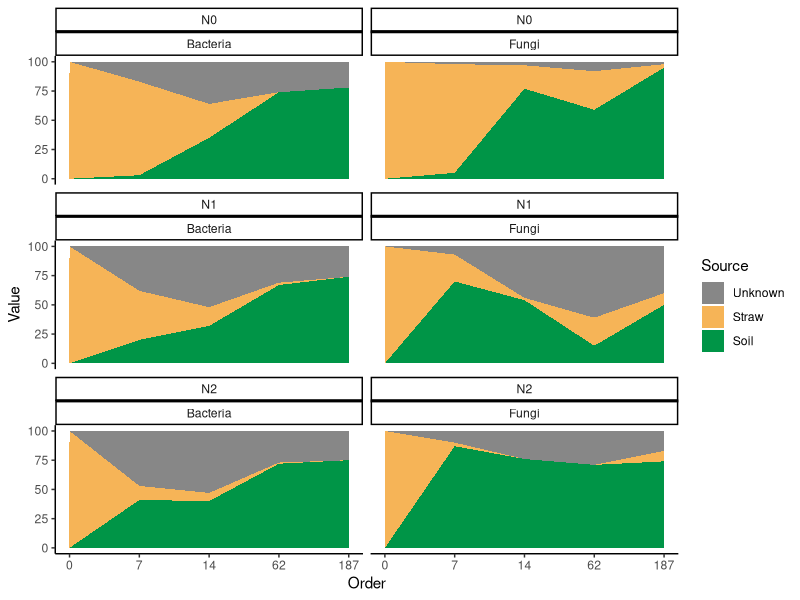
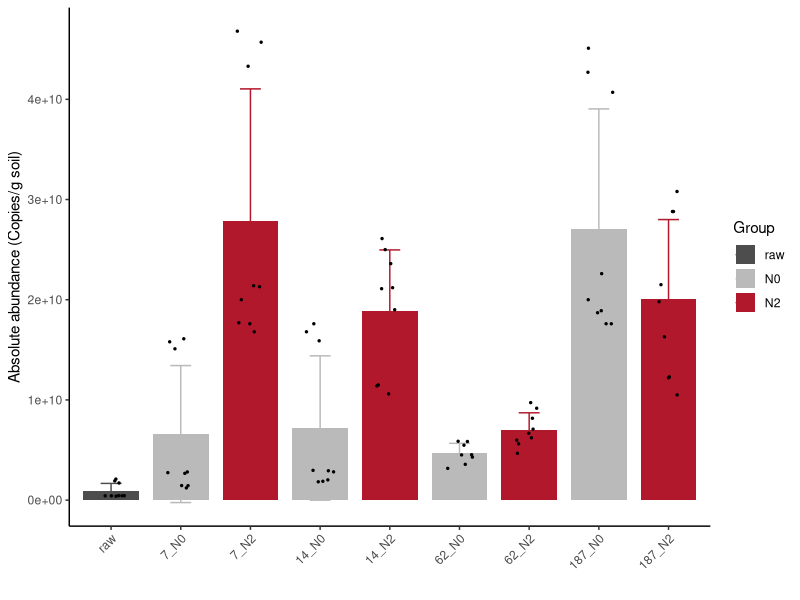
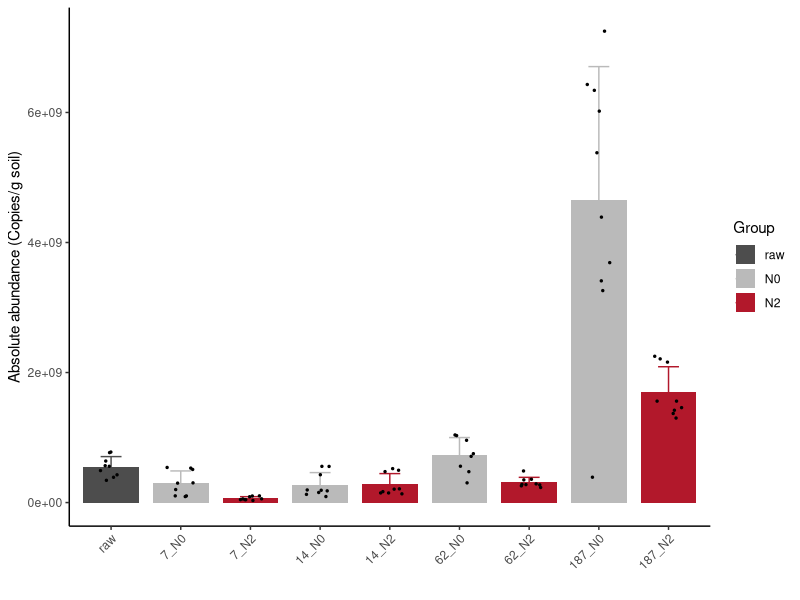
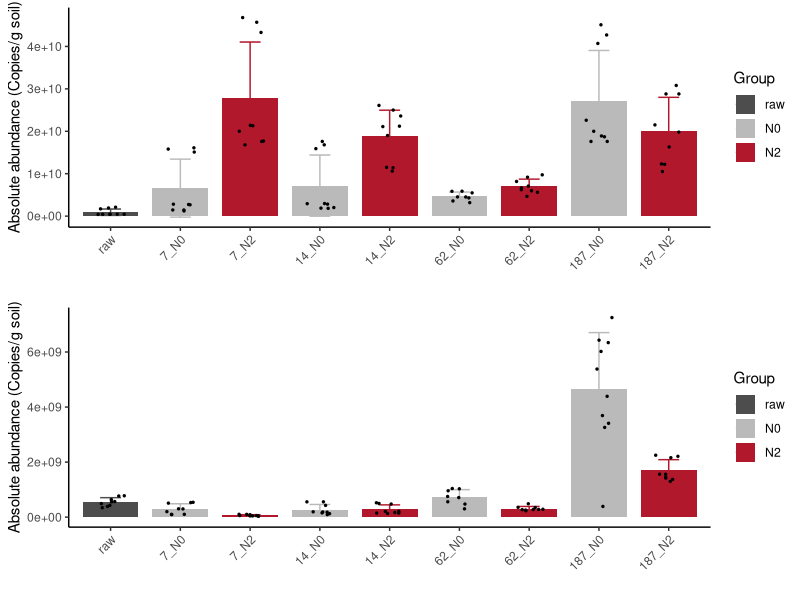
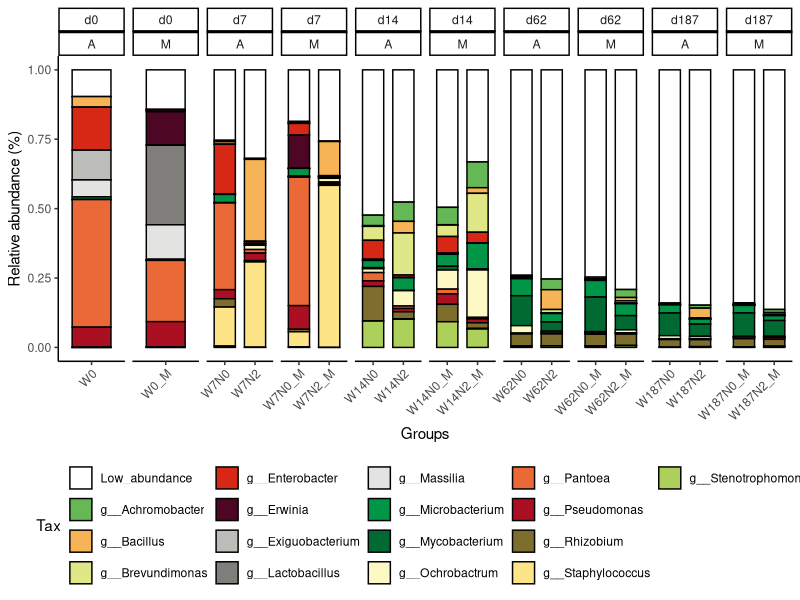
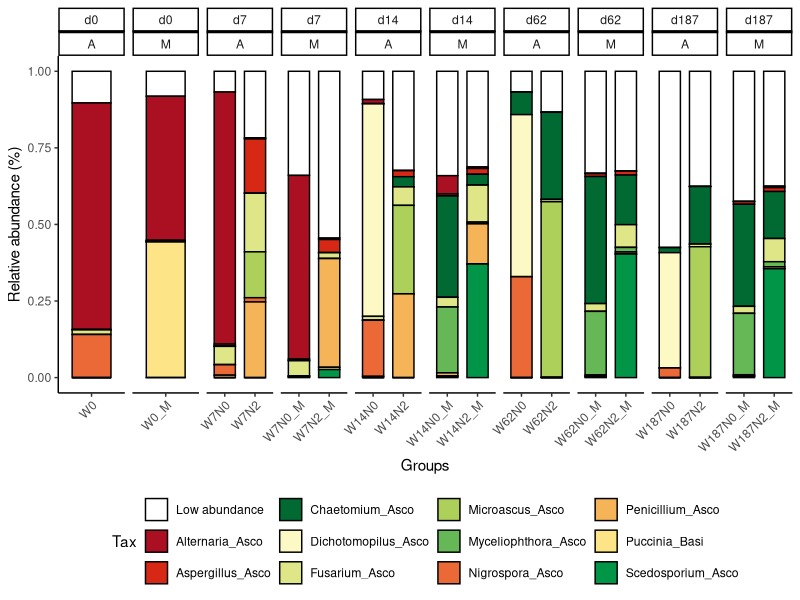
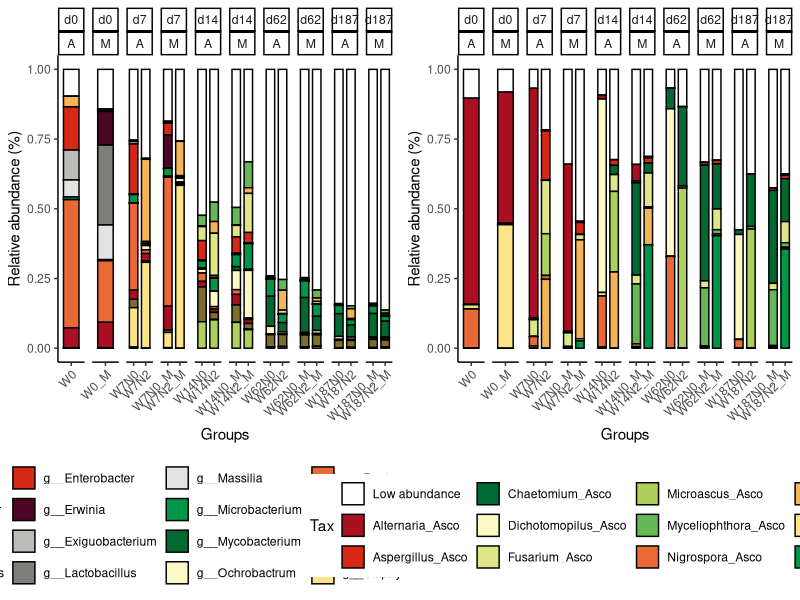
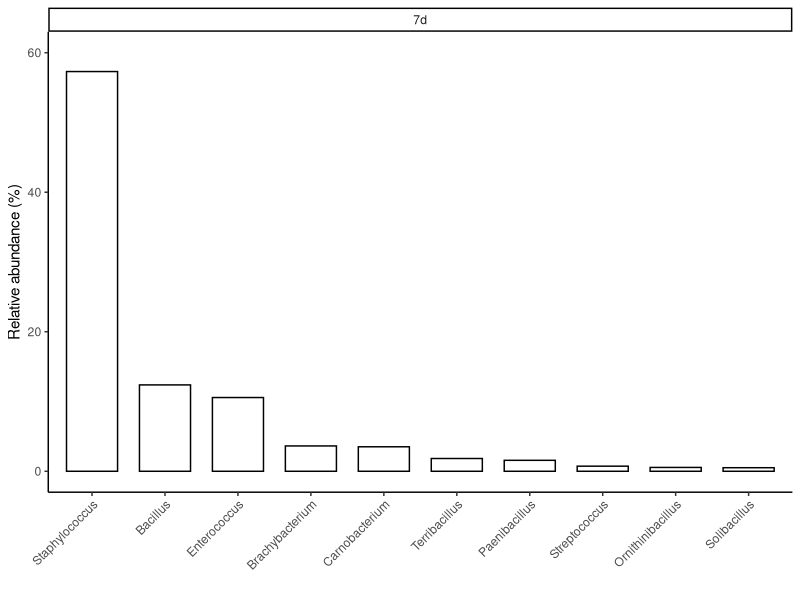

The R source for these figures, in order:
## ---- chunk 1
knitr::opts_chunk$set(
  collapse = TRUE,
  comment = "#>")
## ---- chunk 2
library(ggplot2)

#FEAST data
data=read.table("FEAST_data.csv",header = T, row.names=1,sep = ",")
data$Source<-factor(data$Source,levels=c("Unknown","Straw","Soil"), labels = c("Unknown","Straw","Soil"))
custom_labels <- c("0","7", "14", "62", "187")

#plot
p=ggplot(data, aes(x = Order, y = Value, fill = Source)) +
  geom_area() +facet_wrap(~Treatment+Domain, ncol = 2, scale = 'fixed')+theme_bw()+scale_fill_manual(values=c("#878787","#F6B457","#009547"))+theme(panel.grid.major=element_blank(),panel.grid.minor=element_blank())+theme(legend.position = "none",text = element_text(size = 15))+scale_x_continuous(labels = custom_labels)+theme_classic()
p

group="FEAST"
width = 230
height = 110
ggsave(paste0("",group,".pdf"), p, width = width, height = height,units = "mm")
ggsave(paste0("",group,".JPEG"), p, width = width, height = height,units = "mm")
## ---- chunk 3
library(ggplot2)
library(cowplot)
library(ggpubr)
library(magrittr)
library(dplyr)

#Bact
rate<-read.csv("bact_copies.csv",row.names = 1)
mean<-aggregate(rate[,2],by=list(rate[,1]),FUN=mean)
rownames(mean)<-mean[,1]
sd<-aggregate(rate[,2],by=list(rate[,1]),FUN=sd)
rownames(sd)<-sd[,1]
data<-cbind(mean,sd)
data<-data[,-3]
colnames(data)<-c("Treatment","Mean","Se")
data$Group <- c("N0","N2","N0","N2","N0","N2","N0","N2","raw")

rate$Treatment<-factor(rate$Treatment,levels=c("raw","7_N0","7_N2","14_N0","14_N2","62_N0","62_N2","187_N0","187_N2"), labels =c("raw","7_N0","7_N2","14_N0","14_N2","62_N0","62_N2","187_N0","187_N2"))
rate$Group<-factor(rate$Group,levels=c("raw","N0","N2"), labels =c("raw","N0","N2"))
data$Treatment<-factor(data$Treatment,levels=c("raw","7_N0","7_N2","14_N0","14_N2","62_N0","62_N2","187_N0","187_N2"), labels =c("raw","7_N0","7_N2","14_N0","14_N2","62_N0","62_N2","187_N0","187_N2"))
data$Group<-factor(data$Group,levels=c("raw","N0","N2"), labels =c("raw","N0","N2"))

#plot
p1=ggplot()+geom_bar(data=data,mapping=aes(x=Treatment,y=Mean,fill=Group),size = 1.2,alpha=1,position="dodge", stat="identity",width = 0.8)+       scale_color_manual(values=c("#4D4D4D","#BABABA","#B2182B"))+  scale_fill_manual(values=c("#4D4D4D","#BABABA","#B2182B"))+ geom_errorbar(data=data,aes(x = Treatment,ymin = Mean-Se, ymax = Mean+Se,color=Group), width = 0.3,size=0.5)+geom_jitter(data=rate,mapping=aes(x=Treatment,y=Copy),color="black",size = 0.5,height = 0.02,width = 0.2)+theme_classic()+ labs(y="Absolute abundance (Copies/g soil)", x="")+  theme(panel.grid.major=element_blank(),panel.grid.minor=element_blank())+  theme(axis.text=element_text(colour='black',size=11))+theme_classic()+theme(axis.text.x = element_text(angle = 45, hjust = 1))
p1

#Statistical test
# rate$Treatment <- factor(rate$Treatment)
# group <- levels(rate$Treatment)
# group1 <- NULL
# group2 <- NULL
# p <- NULL
# for (i in 1:(length(group) - 1)) {
#     for (j in (i + 1):length(group)) {
#         group1 <- c(group1, group[i])
#         group2 <- c(group2, group[j])
#         group_ij <- subset(rate, Treatment %in% c(group[i], group[j]))
#         group_ij$Treatment <- factor(group_ij$Treatment, levels = c(group[i], group[j]))
#         wilcox_test <- wilcox.test(Copy ~ Treatment, data = group_ij, alternative = 'two.sided', conf.level = 0.95)
#         p <- c(p, wilcox_test$p.value)
#     }
# }
# result <- data.frame(group1, group2, p)
# result$padj <- p.adjust(result$p, method = 'BH') 
# result

#Fungi
#data
rate<-read.csv("fungi_copies.csv",row.names = 1)
mean<-aggregate(rate[,2],by=list(rate[,1]),FUN=mean)
rownames(mean)<-mean[,1]
sd<-aggregate(rate[,2],by=list(rate[,1]),FUN=sd)
rownames(sd)<-sd[,1]
data<-cbind(mean,sd)
data<-data[,-3]
colnames(data)<-c("Treatment","Mean","Se")
data$Group <- c("N0","N2","N0","N2","N0","N2","N0","N2","raw")

rate$Treatment<-factor(rate$Treatment,levels=c("raw","7_N0","7_N2","14_N0","14_N2","62_N0","62_N2","187_N0","187_N2"), labels =c("raw","7_N0","7_N2","14_N0","14_N2","62_N0","62_N2","187_N0","187_N2"))
rate$Group<-factor(rate$Group,levels=c("raw","N0","N2"), labels =c("raw","N0","N2"))
data$Treatment<-factor(data$Treatment,levels=c("raw","7_N0","7_N2","14_N0","14_N2","62_N0","62_N2","187_N0","187_N2"), labels =c("raw","7_N0","7_N2","14_N0","14_N2","62_N0","62_N2","187_N0","187_N2"))
data$Group<-factor(data$Group,levels=c("raw","N0","N2"), labels =c("raw","N0","N2"))

#plot
p2=ggplot()+geom_bar(data=data,mapping=aes(x=Treatment,y=Mean,fill=Group),size = 1.2,alpha=1,position="dodge", stat="identity",width = 0.8)+scale_color_manual(values=c("#4D4D4D","#BABABA","#B2182B"))+  scale_fill_manual(values=c("#4D4D4D","#BABABA","#B2182B"))+ geom_errorbar(data=data,aes(x = Treatment,ymin = Mean-Se, ymax = Mean+Se,color=Group), width = 0.3,size=0.5)+geom_jitter(data=rate,mapping=aes(x=Treatment,y=Copy),color="black",size = 0.5,height = 0.02,width = 0.2)+theme_classic()+ labs(y="Absolute abundance (Copies/g soil)", x="")+  theme(panel.grid.major=element_blank(),panel.grid.minor=element_blank())+  theme(axis.text=element_text(colour='black',size=11))+theme_classic()+theme(axis.text.x = element_text(angle = 45, hjust = 1))
p2

#Statistical test
# rate$Treatment <- factor(rate$Treatment)
# group <- levels(rate$Treatment)
# group1 <- NULL
# group2 <- NULL
# p <- NULL
# for (i in 1:(length(group) - 1)) {
#     for (j in (i + 1):length(group)) {
#         group1 <- c(group1, group[i])
#         group2 <- c(group2, group[j])
#         group_ij <- subset(rate, Treatment %in% c(group[i], group[j]))
#         group_ij$Treatment <- factor(group_ij$Treatment, levels = c(group[i], group[j]))
#         wilcox_test <- wilcox.test(Copy ~ Treatment, data = group_ij, alternative = 'two.sided', conf.level = 0.95)
#         p <- c(p, wilcox_test$p.value)
#     }
# }
# result <- data.frame(group1, group2, p)
# result$padj <- p.adjust(result$p, method = 'BH') 
# result

qPCR <- plot_grid(p1,p2,ncol = 1,nrow=2,align ="h")
qPCR
group="qPCR"
width = 100
height = 170
ggsave(paste0("",group,".pdf"), qPCR, width = width, height = height,units = "mm")
ggsave(paste0("",group,".JPEG"), qPCR, width = width, height = height,units = "mm")
## ---- chunk 4
library(ggplot2)
library(reshape2)
library(cowplot)

#Bacteria
design = read.table("tax_design.txt", header=T, row.names= 1, sep="\t")
abundance = read.delim("otu_taxon_Genus.bactTop16_wheat.txt", row.names= 1,  header=T, sep="\t")
idx = rownames(design) %in% colnames(abundance) 
design = design[idx,]
abundance= abundance[, rownames(design)] 

abundance <- as.data.frame(t(abundance))
data_design=cbind(abundance,design)
melt_data <- melt(data_design,id.vars = c("Group","Time","Treatment","Method"),variable.name = "Tax",value.name = "RA")

melt_data$Group<-factor(melt_data$Group,levels=c("W0","W0_M","W7N0","W7N0_M","W7N2","W7N2_M","W14N0","W14N0_M","W14N2","W14N2_M","W62N0","W62N0_M","W62N2","W62N2_M","W187N0","W187N0_M","W187N2","W187N2_M"), labels =c("W0","W0_M","W7N0","W7N0_M","W7N2","W7N2_M","W14N0","W14N0_M","W14N2","W14N2_M","W62N0","W62N0_M","W62N2","W62N2_M","W187N0","W187N0_M","W187N2","W187N2_M"))
melt_data$Time<-factor(melt_data$Time,levels=c("d0","d7","d14","d62","d187"), labels =c("d0","d7","d14","d62","d187"))

color <- c("white","#66B857","#F6B457","#DFE787","#D72816","#4E0625","#BCBCB9","#7F7E7A","#E3E3E2","#009547","#006A32","#FDF9C4","#EB6937","#AB1022","#7D6E2E","#FDE587","#ADD05B") 


p1 = ggplot(melt_data, aes(Group,RA,fill=Tax)) + 
  geom_bar(stat = "identity",width=0.7,color = 'black')+ 
  xlab("Groups")+ylab("Relative abundance (%)") +theme_classic()+ theme(axis.text.x = element_text(angle = 45, hjust = 1))+facet_wrap( ~ Time+Method,scales="free_x",ncol=10)+scale_fill_manual(name = "Tax",values = color)+theme(legend.position = "bottom")
p1


#Fungi
design = read.table("tax_design.txt", header=T, row.names= 1, sep="\t")
abundance = read.delim("otu_taxon_Genus.fungiTop11_wheat.txt", row.names= 1,  header=T, sep="\t")

idx = rownames(design) %in% colnames(abundance) 
design = design[idx,]
abundance= abundance[, rownames(design)] 

abundance <- as.data.frame(t(abundance))
data_design=cbind(abundance,design)
melt_data <- melt(data_design,id.vars = c("Group","Time","Treatment","Method"),variable.name = "Tax",value.name = "RA")

melt_data$Group<-factor(melt_data$Group,levels=c("W0","W0_M","W7N0","W7N0_M","W7N2","W7N2_M","W14N0","W14N0_M","W14N2","W14N2_M","W62N0","W62N0_M","W62N2","W62N2_M","W187N0","W187N0_M","W187N2","W187N2_M"), labels =c("W0","W0_M","W7N0","W7N0_M","W7N2","W7N2_M","W14N0","W14N0_M","W14N2","W14N2_M","W62N0","W62N0_M","W62N2","W62N2_M","W187N0","W187N0_M","W187N2","W187N2_M"))
melt_data$Time<-factor(melt_data$Time,levels=c("d0","d7","d14","d62","d187"), labels =c("d0","d7","d14","d62","d187"))

color <- c("white","#AB1022","#D72816","#006A32","#FDF9C4","#DEE687","#ADD05B","#66B857","#EB6937","#F6B458","#FDE587","#009547") 

p2 = ggplot(melt_data, aes(Group,RA,fill=Tax)) + 
  geom_bar(stat = "identity",width=0.7,color = 'black')+ 
  xlab("Groups")+ylab("Relative abundance (%)") +theme_classic()+ theme(axis.text.x = element_text(angle = 45, hjust = 1))+facet_wrap( ~ Time+Method,scales="free_x",ncol=10)+scale_fill_manual(name = "Tax",values = color)+theme(legend.position = "bottom")
p2


RA <- plot_grid(p1,p2,ncol = 2,nrow=1,align ="h")
RA

group="RA"
width = 350
height = 140
ggsave(paste0("",group,".pdf"), RA, width = width, height = height,units = "mm")
ggsave(paste0("",group,".JPEG"), RA, width = width, height = height,units = "mm")
## ---- chunk 5
library(ggplot2)
library(cowplot)

#data
data <- read.delim('Bar_plot.txt', row.names = 1, sep = '\t', stringsAsFactors = FALSE, check.names = FALSE)

#绘图
sub_data=subset(data, data$Time%in% c("7d"))
p1=ggplot(sub_data, mapping = aes(x=reorder(Genus,-RA),y=RA)) + 
geom_bar(stat="identity",width=0.7,color="black",fill="white")+facet_wrap( ~ Time,scale="free",ncol=4)+theme_classic()+theme(axis.text.x = element_text(angle = 45, hjust = 1))+theme(legend.position = "none")+ylim(0,60)+ylab("Relative abundance (%)")+xlab("")
p1

sub_data=subset(data, data$Time%in% c("14d"))
p2=ggplot(sub_data, mapping = aes(x=reorder(Genus,-RA),y=RA,fill=Genus)) + 
geom_bar(stat="identity",width=0.7,color="black",fill="white")+facet_wrap( ~ Time,scale="free",ncol=4)+theme_classic()+theme(axis.text.x = element_text(angle = 45, hjust = 1))+theme(legend.position = "none")+ylim(0,40)+ylab("Relative abundance (%)")+xlab("")
p2

sub_data=subset(data, data$Time%in% c("62d"))
p3=ggplot(sub_data, mapping = aes(x=reorder(Genus,-RA),y=RA,fill=Genus)) + 
geom_bar(stat="identity",width=0.7,color="black",fill="white")+facet_wrap( ~ Time,scale="free",ncol=4)+theme_classic()+theme(axis.text.x = element_text(angle = 45, hjust = 1))+theme(legend.position = "none")+ylim(0,20)+ylab("Relative abundance (%)")+xlab("")
p3

sub_data=subset(data, data$Time%in% c("187d"))
p4=ggplot(sub_data, mapping = aes(x=reorder(Genus,-RA),y=RA,fill=Genus)) + 
geom_bar(stat="identity",width=0.7,color="black",fill="white")+facet_wrap( ~ Time,scale="free",ncol=4)+theme_classic()+theme(axis.text.x = element_text(angle = 45, hjust = 1))+theme(legend.position = "none")+ylim(0,40)+ylab("Relative abundance (%)")+xlab("")
p4

bar <- plot_grid(p1,p2,p3,p4,ncol = 4,nrow=1,align ="h",rel_widths = c(2,2,2,1.5))
bar

#volcano
D7 <- read.delim('DESeq2_7d_new.txt', row.names = 1, sep = '\t', stringsAsFactors = FALSE, check.names = FALSE)
D7$Time <- "D7"
D14 <- read.delim('DESeq2_14d_new.txt', row.names = 1, sep = '\t', stringsAsFactors = FALSE, check.names = FALSE)
D14$Time <- "D14"
D62 <- read.delim('DESeq2_62d_new.txt', row.names = 1, sep = '\t', stringsAsFactors = FALSE, check.names = FALSE)
D62$Time <- "D62"
D187 <- read.delim('DESeq2_187d_new.txt', row.names = 1, sep = '\t', stringsAsFactors = FALSE, check.names = FALSE)
D187$Time <- "D187"
deseq_res=rbind(D7,D14,D62,D187)

#classify the statistic groups according to ( |log2FC| >= 1 & FDR p-value < 0.05 )
deseq_res$sig <- ifelse(abs(deseq_res$baseMean) >= 2 & deseq_res$padj <= 0.05, 'sig', 'nonsig')
deseq_res$sig[is.na(deseq_res$sig)] <- "nonsig"
deseq_res$group <- paste(deseq_res$id, deseq_res$sig, sep = "_")

deseq_res$Time<-factor(deseq_res$Time,levels=c("D7", "D14","D62","D187"), labels = c("D7", "D14","D62","D187"))
deseq_res$group<-factor(deseq_res$group,levels=c("AA_sig", "CBM_sig","CE_sig","GH_sig","GT_sig","PL_sig","AA_nonsig", "CBM_nonsig","CE_nonsig","GH_nonsig","GT_nonsig","PL_nonsig"), labels = c("AA_sig", "CBM_sig","CE_sig","GH_sig","GT_sig","PL_sig","AA_nonsig", "CBM_nonsig","CE_nonsig","GH_nonsig","GT_nonsig","PL_nonsig"))

#vertical axis is Log10 Relative abundance
volcano <- ggplot(deseq_res, aes(-log2FoldChange, log((100*baseMean / sum(deseq_res$baseMean)), 10))) +
geom_point(aes(color = group), alpha = 0.6, size=1.8) +
coord_cartesian(xlim=c(-10, 10),ylim=c(-5, 1)) +  
scale_color_manual(values = c('#D9EF8B', '#91CF60','#FEE08B','#D73027', '#FC8D59','#1A9850','gray45', 'gray30',  'gray60', 'gray90', 'gray75', 'gray15')) +
theme(panel.grid = element_blank(), panel.background = element_rect(color = 'black', fill = 'transparent')) +
theme(legend.title = element_blank(), legend.key = element_rect(fill = 'transparent'), legend.background = element_rect(fill = 'transparent')) +
geom_vline(xintercept = c(-1, 1), color = 'gray', size = 0.2) + 
geom_hline(yintercept = log(0.01, 10), color = 'gray', size = 0.2) +
labs(x = 'Log2 Fold Change', y = 'Log10 Relative abundance')+facet_wrap(. ~ Time, nrow = 1,ncol=4)
volcano

bar_volcano <- plot_grid(bar,volcano,ncol = 1,nrow=2,align ="h")
bar_volcano

group="bar_volcano"
width = 200
height = 150
ggsave(paste0("",group,".pdf"), bar_volcano, width = width, height = height,units = "mm")
ggsave(paste0("",group,".JPEG"), bar_volcano, width = width, height = height,units = "mm")
